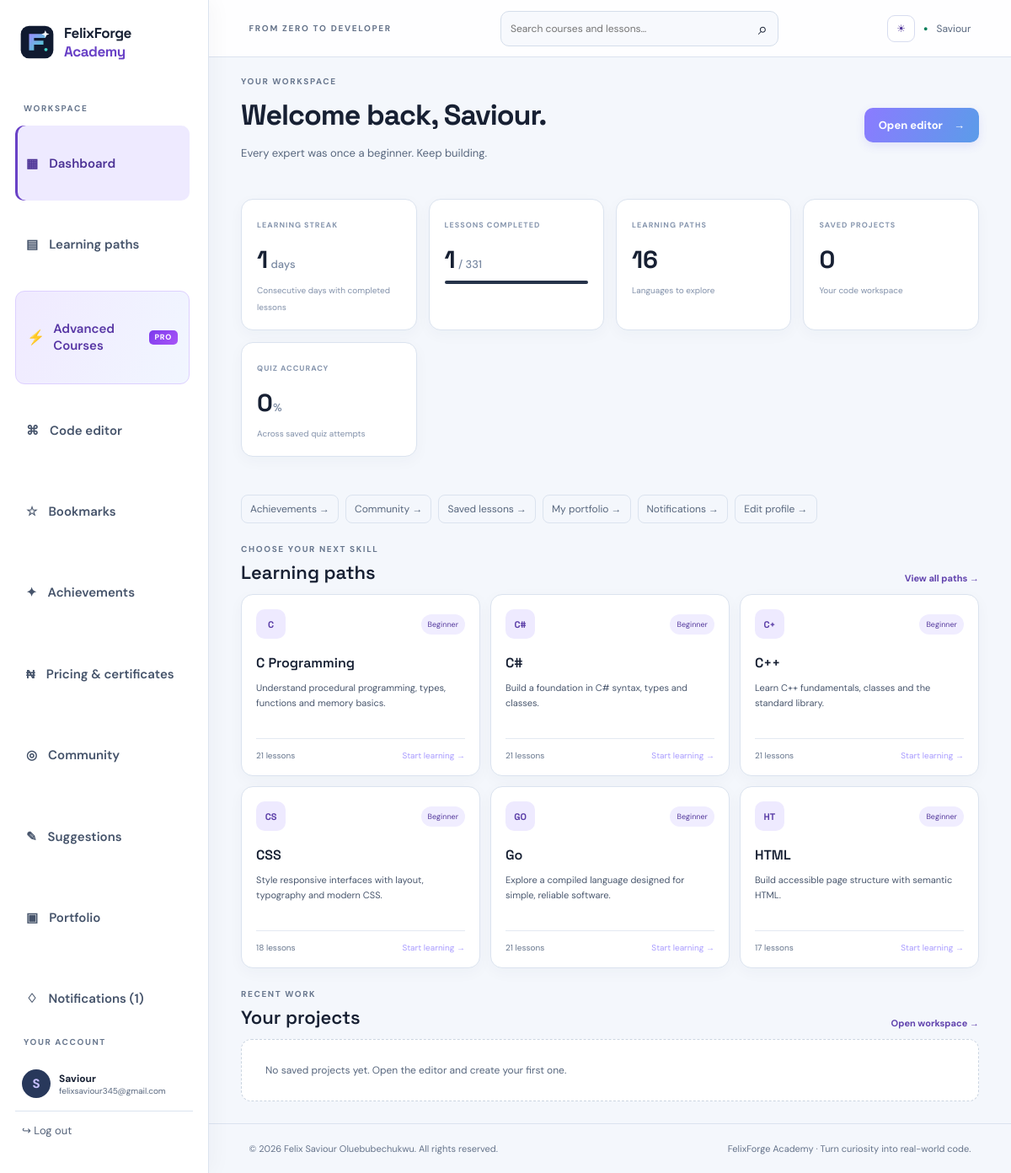
The page /dashboard (signed in) on the database its author committed.
### app.py (models this page shows, shortened)
class User(UserMixin, db.Model):
    id = db.Column(db.Integer, primary_key=True)
    username = db.Column(db.String(32), unique=True, nullable=False)
    email = db.Column(db.String(254), unique=True, nullable=False)
    password_hash = db.Column(db.String(255), nullable=False)
    created_at = db.Column(db.DateTime, default=datetime.utcnow)
    projects = db.relationship('Project', backref='owner', cascade='all, delete-orphan')
    progress = db.relationship('Progress', backref='learner', cascade='all, delete-orphan')
    quiz_results = db.relationship('QuizResult', back_populates='learner', cascade='all, delete-orphan')

class Course(db.Model):
    id = db.Column(db.Integer, primary_key=True)
    slug = db.Column(db.String(40), unique=True, nullable=False)
    title = db.Column(db.String(80), nullable=False)
    level = db.Column(db.String(30), default='Beginner')
    description = db.Column(db.Text, default='')
    language = db.Column(db.String(30), nullable=False)
    access_level = db.Column(db.String(20), nullable=False, default='free')
    lessons = db.relationship('Lesson', backref='course', cascade='all, delete-orphan', order_by='Lesson.position')

### app.py (the view)
@app.route('/dashboard')
@login_required
def dashboard():
    can_view_premium = can_access_advanced_courses()
    course_query = Course.query
    lesson_query = Lesson.query.join(Course)
    progress_query = Progress.query.filter_by(user_id=current_user.id).join(Lesson).join(Course)
    if not can_view_premium:
        course_query = course_query.filter(Course.access_level == 'free')
        lesson_query = lesson_query.filter(Course.access_level == 'free')
        progress_query = progress_query.filter(Course.access_level == 'free')
    courses = course_query.order_by(Course.title).all()
    completed = progress_query.count()
    total = lesson_query.count()
    projects=Project.query.filter_by(user_id=current_user.id).count(); all_results=QuizResult.query.filter_by(user_id=current_user.id).all(); accuracy=round(sum(r.score for r in all_results)/sum(r.total for r in all_results)*100) if all_results else 0; results=QuizResult.query.filter_by(user_id=current_user.id).order_by(QuizResult.created_at.desc()).limit(5).all()
    recent=Project.query.filter_by(user_id=current_user.id).order_by(Project.updated_at.desc()).limit(4).all()
    activity_dates=sorted({p.completed_at.date() for p in Progress.query.filter_by(user_id=current_user.id).all()},reverse=True)
    streak=0; today=date.today(); cursor=today if activity_dates and activity_dates[0]==today else today-timedelta(days=1)
    for day in activity_dates:
        if day==cursor: streak+=1; cursor-=timedelta(days=1)
        elif day<cursor: break
    return render_template('dashboard.html',courses=courses,completed=completed,total=total,projects=projects,accuracy=accuracy,results=results,recent=recent,streak=streak)

### app.py (called while the page is built)
@login_manager.user_loader
def load_user(user_id): return db.session.get(User, int(user_id))

def is_admin_user():
    admin_email = app.config.get('ADMIN_EMAIL', '')
    return bool(
        current_user.is_authenticated
        and app.config.get('ADMIN_ENABLED')
        and admin_email
        and current_user.email.lower() == admin_email
    )

def has_active_premium_membership(user_id):
    now = datetime.utcnow()
    return MembershipPayment.query.filter(
        MembershipPayment.user_id == user_id,
        MembershipPayment.plan.in_(['monthly', 'annual']),
        MembershipPayment.status == 'paid',
        MembershipPayment.starts_at.isnot(None),
        MembershipPayment.starts_at <= now,
        MembershipPayment.ends_at.isnot(None),
        MembershipPayment.ends_at > now,
    ).first() is not None

def can_access_advanced_courses():
    return bool(current_user.is_authenticated and (
        is_admin_user() or has_active_premium_membership(current_user.id)
    ))

@app.before_request
def record_daily_activity():
    if current_user.is_authenticated and request.endpoint not in {'static', 'logout'}:
        today = datetime.utcnow().date()
        activity = UserActivity.query.filter_by(user_id=current_user.id, activity_date=today).first()
        if activity is None:
            db.session.add(UserActivity(user_id=current_user.id, activity_date=today, last_seen_at=datetime.utcnow()))
        try:
            db.session.commit()
        except Exception:
            db.session.rollback()
            app.logger.exception('Could not record learner activity')

### templates/dashboard.html
{% extends 'base.html' %}{% block title %}Dashboard — FelixForge Academy{% endblock %}{% block content %}<div class="page-heading"><div><div class="eyebrow">YOUR WORKSPACE</div><h1>Welcome back, {{ current_user.username }}.</h1><p>Every expert was once a beginner. Keep building.</p></div><a class="button" href="{{ url_for('editor') }}">Open editor <span>→</span></a></div><div class="stats-grid"><div class="stat-card"><span>LEARNING STREAK</span><strong>{{ streak }}<small> days</small></strong><small class="stat-foot">Consecutive days with completed lessons</small></div><div class="stat-card"><span>LESSONS COMPLETED</span><strong>{{ completed }}<small> / {{ total }}</small></strong><div class="progress-track"><i style="width:{{ (completed/total*100)|round|int if total else 0 }}%"></i></div></div><div class="stat-card"><span>LEARNING PATHS</span><strong>{{ courses|length }}</strong><small class="stat-foot">Languages to explore</small></div><div class="stat-card"><span>SAVED PROJECTS</span><strong>{{ projects }}</strong><small class="stat-foot">Your code workspace</small></div><div class="stat-card"><span>QUIZ ACCURACY</span><strong>{{ accuracy }}<small>%</small></strong><small class="stat-foot">Across saved quiz attempts</small></div></div><div class="quick-links"><a href="{{ url_for('achievements') }}">Achievements →</a><a href="{{ url_for('community') }}">Community →</a><a href="{{ url_for('bookmarks') }}">Saved lessons →</a><a href="{{ url_for('portfolio') }}">My portfolio →</a><a href="{{ url_for('notifications') }}">Notifications →</a><a href="{{ url_for('profile') }}">Edit profile →</a></div><div class="section-heading"><div><div class="eyebrow">CHOOSE YOUR NEXT SKILL</div><h2>Learning paths</h2></div><a class="text-link" href="{{ url_for('courses') }}">View all paths →</a></div><div class="course-grid">{% for c in courses[:6] %}<a class="course-card" href="{{ url_for('course_detail',slug=c.slug) }}"><div class="course-top"><span class="language-icon">{{ c.language[:2]|upper }}</span><span class="level-tag">{{ c.level }}</span></div><h3>{{ c.title }}</h3><p>{{ c.description }}</p><div class="course-bottom"><span>{{ c.lessons|length }} lessons</span><span>Start learning →</span></div></a>{% endfor %}</div><div class="section-heading"><div><div class="eyebrow">RECENT WORK</div><h2>Your projects</h2></div><a class="text-link" href="{{ url_for('editor') }}">Open workspace →</a></div>{% if recent %}<div class="project-list">{% for p in recent %}<a href="{{ url_for('editor') }}" class="project-row"><span class="project-file">⌘</span><b>{{ p.name }}</b><small>{{ p.language }}</small><span class="project-date">{{ p.updated_at.strftime('%d %b %Y') }}</span></a>{% endfor %}</div>{% else %}<div class="empty-state">No saved projects yet. Open the editor and create your first one.</div>{% endif %}{% endblock %}

### templates/base.html (shortened to what this page needs)
<!doctype html>
<html lang="en">
<head>
<link rel="stylesheet" href="{{ url_for('static',filename='style.css') }}">
</head>
<body>
<div class="shell">
<aside class="sidebar">
<a class="brand" href="{{ url_for('home') }}" aria-label="FelixForge Academy home"><img class="brand-logo" src="{{ url_for('static', filename='felixforge-logo.svg') }}" alt=""><span>FelixForge <span class="brand-muted">Academy</span></span></a>
<div class="side-label">WORKSPACE</div>
<nav>
<a href="{{ url_for('dashboard') }}" class="nav-link {% if request.endpoint=='dashboard' %}active{% endif %}">▦ <span>Dashboard</span></a>
<a href="{{ url_for('courses') }}" class="nav-link ">▤ <span>Learning paths</span></a>
<a href="{{ url_for('advanced_courses') }}" class="nav-link advanced-nav-link {% if advanced_nav_active %}active{% endif %}"><strong class="advanced-icon">⚡</strong><span>Advanced Courses</span><span class="advanced-badge">PRO</span></a>
<a href="{{ url_for('editor') }}" class="nav-link {% if request.endpoint=='editor' %}active{% endif %}">⌘ <span>Code editor</span></a>
<a href="{{ url_for('bookmarks') }}" class="nav-link">☆ <span>Bookmarks</span></a>
<a href="{{ url_for('achievements') }}" class="nav-link">✦ <span>Achievements</span></a>
<a href="{{ url_for('monetization_plan') }}" class="nav-link {% if request.endpoint=='monetization_plan' %}active{% endif %}">₦ <span>Pricing & certificates</span></a>
<a href="{{ url_for('community') }}" class="nav-link">◎ <span>Community</span></a>
<a href="{{ url_for('suggestions') }}" class="nav-link {% if request.endpoint=='suggestions' %}active{% endif %}">✎ <span>Suggestions</span></a>
<a href="{{ url_for('portfolio') }}" class="nav-link">▣ <span>Portfolio</span></a>
<a href="{{ url_for('notifications') }}" class="nav-link">♢ <span>Notifications{% if unread_notifications %} ({{ unread_notifications }}){% endif %}</span></a>
</nav>
<div class="side-bottom"><div class="side-label">YOUR ACCOUNT</div>
<div class="user-mini"><div class="avatar">{{ (current_user.username[0] if current_user.is_authenticated else 'F')|upper }}</div><div><b>{{ current_user.username if current_user.is_authenticated else 'Guest learner' }}</b><small>{{ current_user.email if current_user.is_authenticated else 'Start learning today' }}</small></div></div>
{% if current_user.is_authenticated %}<form method="post" action="{{ url_for('logout') }}"><input type="hidden" name="csrf_token" value="{{ csrf_token() }}"><button class="logout-link">↪ Log out</button></form>{% else %}<a class="logout-link" href="{{ url_for('login') }}">↪ Log in</a>{% endif %}
</div>
</aside>
<main class="main">
<header class="topbar"><div class="crumb">FROM ZERO TO DEVELOPER</div>
<form class="global-search" action="{{ url_for('search') }}" method="get"><input name="q" type="search" placeholder="Search courses and lessons…" aria-label="Search courses and lessons"><button aria-label="Search">⌕</button></form>
<div class="top-actions"><button type="button" class="theme-toggle" id="themeToggle" aria-label="Toggle colour theme" aria-pressed="false">◐</button>
{% if current_user.is_authenticated %}<span class="online-dot">●</span><span class="top-user"><a href="{{ url_for('profile') }}">{{ current_user.username }}</a></span>{% else %}<a class="button button-small" href="{{ url_for('login') }}">Log in</a>{% endif %}</div>
</header>
<section class="page">{% block content %}{% endblock %}</section>
<footer>© {{ year }} Felix Saviour Oluebubechukwu. All rights reserved. <span>FelixForge Academy · Turn curiosity into real-world code.</span></footer>
</main></div>
</body></html>

### rows shown on the page
User: username "S", username "Saviour", email "felixsaviour345@gmail.com"
Course: language "C", level "Beginner", title "C Programming", description "Understand procedural programming, types, functions and memory basics.", lessons|length "21"
Course: language "C#", level "Beginner", title "C#", description "Build a foundation in C# syntax, types and classes.", lessons|length "21"
Course: language "C+", level "Beginner", title "C++", description "Learn C++ fundamentals, classes and the standard library.", lessons|length "21"
Course: language "CS", level "Beginner", title "CSS", description "Style responsive interfaces with layout, typography and modern CSS.", lessons|length "18"
Course: language "GO", level "Beginner", title "Go", description "Explore a compiled language designed for simple, reliable software.", lessons|length "21"
Course: language "HT", level "Beginner", title "HTML", description "Build accessible page structure with semantic HTML.", lessons|length "17"

### other values the page prints
{{ unread_notifications }} "1"
{{ streak }} "1"
{{ completed }} "1"
{{ total }} "331"
{{ courses|length }} "16"
{{ projects }} "0"
{{ accuracy }} "0"
